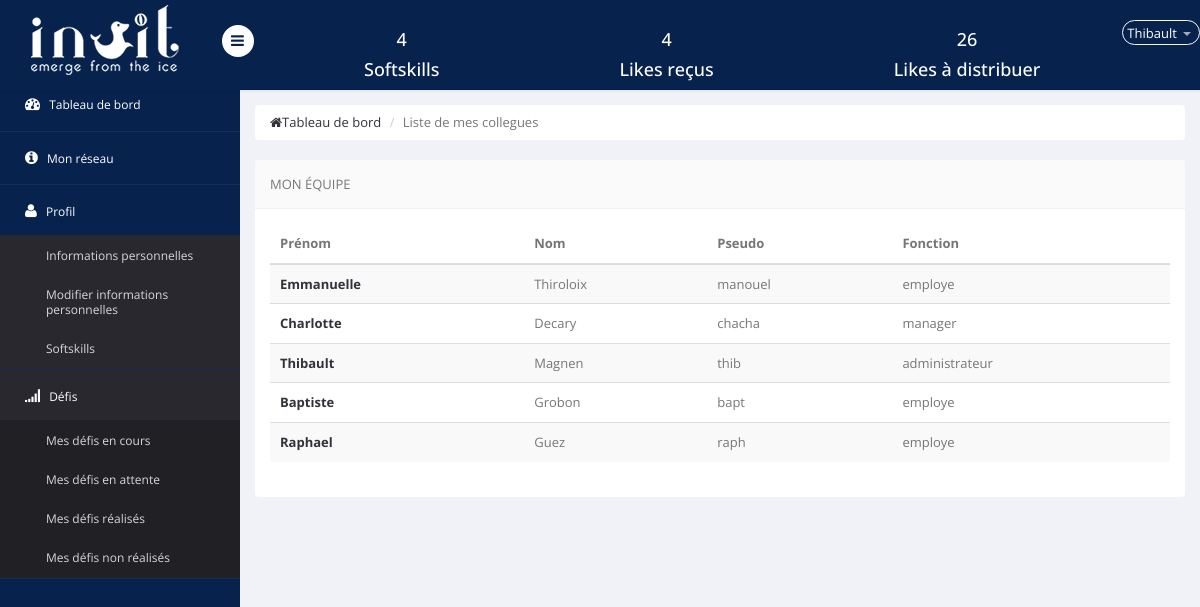
Page /liste_connexion.php (signed in) on the committed database.
### tables this page shows
CREATE TABLE IF NOT EXISTS `informations` (
  `id` int(10) NOT NULL AUTO_INCREMENT,
  `likes_recus` int(11) NOT NULL,
  `likes_distrib` int(11) NOT NULL DEFAULT '0',
  `defis_realises` varchar(255) NOT NULL,
  `defis_en_cours` varchar(255) NOT NULL,
  `defis_non_realises` varchar(255) NOT NULL,
  `defis_en_attente` varchar(255) NOT NULL,
  `entreprise` text NOT NULL,
  `equipe` int(11) NOT NULL,
  `type` set('employe','administrateur','manager') NOT NULL,
  `prenom` text NOT NULL,
  `nom` text NOT NULL,
  `competences` varchar(255) NOT NULL,
  `photo` varchar(100) NOT NULL DEFAULT 'user.png',
  `username` varchar(10) NOT NULL,
  `password` varchar(30) NOT NULL,
  `competences_acquises` varchar(255) NOT NULL,
  `date_ech_defis_en_cours` date DEFAULT NULL,
  `email` varchar(255) NOT NULL,
  PRIMARY KEY (`id`)
);

### liste_connexion.php (the view, shortened to what this page needs)
<?php
require 'include/functions.php';
include("include/header.inc.php");
include("include/menu_haut.inc.php");
include("include/menu_gauche.inc.php");
require_once 'include/db.php';
$entreprise=$_SESSION['auth']->entreprise;
$equipe=$_SESSION['auth']->equipe;
$req=$pdo->prepare('SELECT * FROM informations WHERE entreprise=? AND equipe=? ');
$req->execute([$entreprise,$equipe]);
$collegues=$req->fetchAll();
?>
<body>
<section id="main-content">
        <section class="wrapper">
        	<div class="row">
                <div class="col-md-12">
                    <ul class="breadcrumb">
                        <li><a href="tableau_de_bord.php"><i class="fa fa-home"></i>Tableau de bord</a></li>
                        <li class="active">Liste de mes collegues</li>
                    </ul>
                </div>
            </div>
            <div class="row">
            	<div class="col-lg-12">
                    <section class="panel">
                        <header class="panel-heading">
                            Mon équipe
                        </header>
                        <div class="panel-body">
                            <table class="table table-striped">
                                <thead>
                                <tr>
                                    <th>Prénom</th>
                                    <th>Nom</th>
                                    <th>Pseudo</th>
                                    <th>Fonction</th>
                                </tr>
                                </thead>
                                <tbody>
                                <?php  if($collegues!=""):
                                foreach ($collegues as $col) :?>
                                <tr>
                                    <th><a href=<?php if($col->id !=$_SESSION['auth']->id){echo("profil_info.php?id=".$col->id);}else{echo("modification_information.php");}?> ><?php echo($col->prenom)?></a></th>
                                    <td><?php echo($col->nom)?></td>
                                    <td><?php echo($col->username)?></td>
                                    <td><?php echo($col->type)?></td>
                                </tr>
                                <?php endforeach; endif; ?>
                                </tbody>
                            </table>
                        </div>
                    </section>
                </div>
            </div>
        </section>
    </section>
</body>
</html>

### include/menu_haut.inc.php (shortened to what this page needs)
<?php
require_once 'include/db.php';
$req=$pdo->prepare('SELECT * FROM informations WHERE id = ?');
      $req->execute([$_SESSION['auth']->id]);
    $req=$pdo->prepare('SELECT * FROM informations WHERE id = ?');
    $req->execute([$_SESSION['auth']->id]);
    $moi=$req->fetch();
    $nb_like_distrib=$moi->likes_distrib;
    $nb_like_recus=$moi->likes_recus;
    $competences=$moi->competences_acquises;
    if($competences!=''){
        $array_comp=explode(',', $competences);
        $nb_comp=count($array_comp);
    }
    else $nb_comp='0';
?>
<section id="container" >
<header class="header fixed-top clearfix">
<div class="brand">
      <a href="tableau_de_bord.php" class="logo">
      <img src="images/logo_inuit.png" alt="">
    </a>
    <div class="sidebar-toggle-box">
        <div class="fa fa-bars"></div>
    </div>
</div>
<div class="top-nav clearfix">
 <ul class="nav pull-left top-menu1">
<h4><?php echo $nb_comp ?></h4>
<h4>Softskills</h4>
</ul>
<ul class="nav pull-left top-menu2">
<h4><?php echo $nb_like_recus ?></h4>
<h4>Likes reçus </h4>
</ul>
<ul class="nav pull-left top-menu3">
<h4><?php echo $nb_like_distrib ?></h4>
<h4>Likes à distribuer</h4>
</ul>
    <ul class="nav pull-right top-menu">
        <li class="dropdown">
            <a data-toggle="dropdown" class="dropdown-toggle" href="modification_information.php">
                <span class="username"><?php echo($_SESSION['auth']->prenom); ?></span>
                <b class="caret"></b>
            </a>
        </li>
    </ul>
</div>
</header>

### rows in the picture
informations: competences_acquises "4", likes_recus "4", likes_distrib "26", prenom "Thibault", nom "Magnen", username "thib", type "administrateur"
informations: prenom "Emmanuelle", nom "Thiroloix", username "manouel", type "employe"
informations: prenom "Charlotte", nom "Decary", username "chacha", type "manager"
informations: prenom "Baptiste", nom "Grobon", username "bapt", type "employe"
informations: prenom "Raphael", nom "Guez", username "raph", type "employe"
